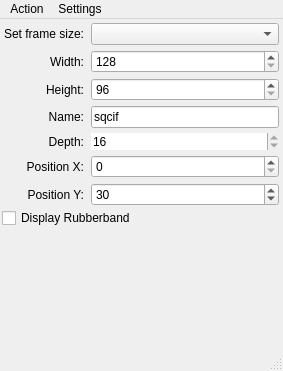
<ui version="4.0" >
 <author>Juergen Heinemann</author>
 <class>QX11GrabMain</class>
 <widget class="QMainWindow" name="QX11GrabMain" >
  <property name="geometry" >
   <rect>
    <x>0</x>
    <y>0</y>
    <width>283</width>
    <height>371</height>
   </rect>
  </property>
  <property name="windowTitle" >
   <string>qx11grab</string>
  </property>
  <property name="windowIcon" >
   <iconset resource="qx11grab.qrc" >
    <normaloff>:/images/qx11grab.png</normaloff>:/images/qx11grab.png</iconset>
  </property>
  <widget class="QWidget" name="centralwidget" >
   <layout class="QVBoxLayout" name="verticalLayout" >
    <item>
     <layout class="QGridLayout" name="gridLayout" >
      <property name="margin" >
       <number>2</number>
      </property>
      <property name="spacing" >
       <number>5</number>
      </property>
      <item row="0" column="0" >
       <widget class="QLabel" name="label" >
        <property name="text" >
         <string>Set frame size:</string>
        </property>
        <property name="alignment" >
         <set>Qt::AlignRight|Qt::AlignTrailing|Qt::AlignVCenter</set>
        </property>
        <property name="indent" >
         <number>2</number>
        </property>
       </widget>
      </item>
      <item row="0" column="1" >
       <widget class="ScreenComboBox" name="screenComboBox" />
      </item>
      <item row="1" column="0" >
       <widget class="QLabel" name="label_2" >
        <property name="text" >
         <string>Width:</string>
        </property>
        <property name="alignment" >
         <set>Qt::AlignRight|Qt::AlignTrailing|Qt::AlignVCenter</set>
        </property>
        <property name="indent" >
         <number>2</number>
        </property>
       </widget>
      </item>
      <item row="1" column="1" >
       <widget class="QSpinBox" name="setWidthBox" >
        <property name="minimum" >
         <number>128</number>
        </property>
        <property name="maximum" >
         <number>7680</number>
        </property>
       </widget>
      </item>
      <item row="2" column="0" >
       <widget class="QLabel" name="label_3" >
        <property name="text" >
         <string>Height:</string>
        </property>
        <property name="alignment" >
         <set>Qt::AlignRight|Qt::AlignTrailing|Qt::AlignVCenter</set>
        </property>
        <property name="indent" >
         <number>2</number>
        </property>
       </widget>
      </item>
      <item row="2" column="1" >
       <widget class="QSpinBox" name="setHeightBox" >
        <property name="minimum" >
         <number>96</number>
        </property>
        <property name="maximum" >
         <number>4800</number>
        </property>
       </widget>
      </item>
      <item row="3" column="0" >
       <widget class="QLabel" name="label_4" >
        <property name="text" >
         <string>Name:</string>
        </property>
        <property name="alignment" >
         <set>Qt::AlignRight|Qt::AlignTrailing|Qt::AlignVCenter</set>
        </property>
        <property name="indent" >
         <number>2</number>
        </property>
       </widget>
      </item>
      <item row="3" column="1" >
       <widget class="QLineEdit" name="setModeName" >
        <property name="text" >
         <string>sqcif</string>
        </property>
       </widget>
      </item>
      <item row="4" column="0" >
       <widget class="QLabel" name="label_5" >
        <property name="text" >
         <string>Depth:</string>
        </property>
        <property name="alignment" >
         <set>Qt::AlignRight|Qt::AlignTrailing|Qt::AlignVCenter</set>
        </property>
        <property name="indent" >
         <number>2</number>
        </property>
       </widget>
      </item>
      <item row="4" column="1" >
       <widget class="QSpinBox" name="setDepthBox" >
        <property name="contextMenuPolicy" >
         <enum>Qt::NoContextMenu</enum>
        </property>
        <property name="toolTip" >
         <string>read only</string>
        </property>
        <property name="statusTip" >
         <string>read only</string>
        </property>
        <property name="frame" >
         <bool>false</bool>
        </property>
        <property name="readOnly" >
         <bool>true</bool>
        </property>
        <property name="keyboardTracking" >
         <bool>false</bool>
        </property>
        <property name="minimum" >
         <number>8</number>
        </property>
        <property name="maximum" >
         <number>36</number>
        </property>
        <property name="value" >
         <number>16</number>
        </property>
       </widget>
      </item>
      <item row="5" column="0" >
       <widget class="QLabel" name="label_6" >
        <property name="text" >
         <string>Position X:</string>
        </property>
        <property name="alignment" >
         <set>Qt::AlignRight|Qt::AlignTrailing|Qt::AlignVCenter</set>
        </property>
        <property name="indent" >
         <number>2</number>
        </property>
       </widget>
      </item>
      <item row="5" column="1" >
       <widget class="QSpinBox" name="setXBox" >
        <property name="maximum" >
         <number>7680</number>
        </property>
       </widget>
      </item>
      <item row="6" column="0" >
       <widget class="QLabel" name="label_7" >
        <property name="text" >
         <string>Position Y:</string>
        </property>
        <property name="alignment" >
         <set>Qt::AlignRight|Qt::AlignTrailing|Qt::AlignVCenter</set>
        </property>
        <property name="indent" >
         <number>2</number>
        </property>
       </widget>
      </item>
      <item row="6" column="1" >
       <widget class="QSpinBox" name="setYBox" >
        <property name="maximum" >
         <number>4800</number>
        </property>
        <property name="value" >
         <number>30</number>
        </property>
       </widget>
      </item>
     </layout>
    </item>
    <item>
     <widget class="QCheckBox" name="showRubberband" >
      <property name="text" >
       <string>Display Rubberband</string>
      </property>
     </widget>
    </item>
    <item>
     <widget class="QDialogButtonBox" name="buttonBox" >
      <property name="standardButtons" >
       <set>QDialogButtonBox::NoButton</set>
      </property>
     </widget>
    </item>
    <item>
     <spacer name="verticalSpacer" >
      <property name="orientation" >
       <enum>Qt::Vertical</enum>
      </property>
      <property name="sizeHint" stdset="0" >
       <size>
        <width>20</width>
        <height>17</height>
       </size>
      </property>
     </spacer>
    </item>
   </layout>
  </widget>
  <widget class="QMenuBar" name="menubar" >
   <property name="geometry" >
    <rect>
     <x>0</x>
     <y>0</y>
     <width>283</width>
     <height>33</height>
    </rect>
   </property>
   <widget class="QMenu" name="menuFile" >
    <property name="title" >
     <string>Action</string>
    </property>
    <addaction name="actionStartRecord" />
    <addaction name="actionStopRecord" />
    <addaction name="separator" />
    <addaction name="actionMinimize" />
    <addaction name="actionQuit" />
   </widget>
   <widget class="QMenu" name="menuSettings" >
    <property name="whatsThis" >
     <string>Open Settings Dialog</string>
    </property>
    <property name="title" >
     <string>Settings</string>
    </property>
    <addaction name="actionApplication" />
   </widget>
   <addaction name="menuFile" />
   <addaction name="menuSettings" />
  </widget>
  <widget class="QStatusBar" name="statusbar" />
  <action name="actionQuit" >
   <property name="icon" >
    <iconset resource="qx11grab.qrc" >
     <normaloff>:/images/fail.png</normaloff>:/images/fail.png</iconset>
   </property>
   <property name="text" >
    <string>Quit</string>
   </property>
   <property name="statusTip" >
    <string>Close Application</string>
   </property>
  </action>
  <action name="actionModusScreen" >
   <property name="icon" >
    <iconset resource="qx11grab.qrc" >
     <normaloff>:/images/grid.png</normaloff>:/images/grid.png</iconset>
   </property>
   <property name="text" >
    <string>Screen</string>
   </property>
  </action>
  <action name="actionModusWindow" >
   <property name="icon" >
    <iconset resource="qx11grab.qrc" >
     <normaloff>:/images/view.png</normaloff>:/images/view.png</iconset>
   </property>
   <property name="text" >
    <string>Window</string>
   </property>
  </action>
  <action name="actionMinimize" >
   <property name="icon" >
    <iconset resource="qx11grab.qrc" >
     <normaloff>:/images/minimize.png</normaloff>:/images/minimize.png</iconset>
   </property>
   <property name="text" >
    <string>Minimize</string>
   </property>
   <property name="statusTip" >
    <string>Minimize to Systray</string>
   </property>
  </action>
  <action name="actionApplication" >
   <property name="icon" >
    <iconset resource="qx11grab.qrc" >
     <normaloff>:/images/utilities.png</normaloff>:/images/utilities.png</iconset>
   </property>
   <property name="text" >
    <string>Application</string>
   </property>
  </action>
  <action name="actionStartRecord" >
   <property name="icon" >
    <iconset resource="qx11grab.qrc" >
     <normaloff>:/images/run.png</normaloff>:/images/run.png</iconset>
   </property>
   <property name="text" >
    <string>Recording</string>
   </property>
   <property name="statusTip" >
    <string>Start Recording</string>
   </property>
  </action>
  <action name="actionStopRecord" >
   <property name="enabled" >
    <bool>false</bool>
   </property>
   <property name="icon" >
    <iconset resource="qx11grab.qrc" >
     <normaloff>:/images/stop.png</normaloff>:/images/stop.png</iconset>
   </property>
   <property name="text" >
    <string>Stop</string>
   </property>
   <property name="statusTip" >
    <string>Stop Recording</string>
   </property>
  </action>
 </widget>
 <layoutdefault spacing="0" margin="2" />
 <customwidgets>
  <customwidget>
   <class>ScreenComboBox</class>
   <extends>QComboBox</extends>
   <header>screencombobox.h</header>
  </customwidget>
 </customwidgets>
 <resources>
  <include location="qx11grab.qrc" />
 </resources>
 <connections/>
</ui>
